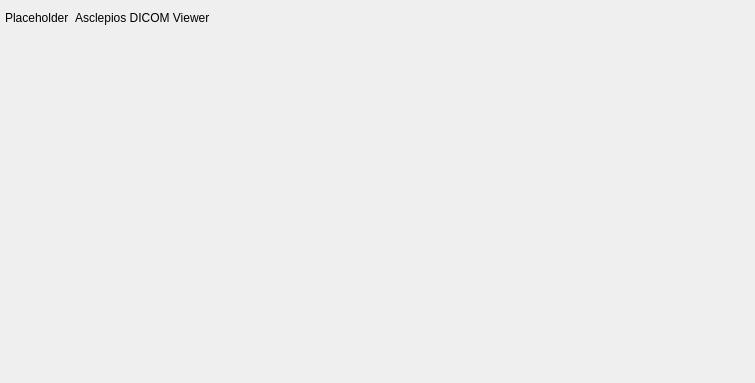
<?xml version="1.0" encoding="UTF-8"?>
<ui version="4.0">
 <class>guiClass</class>
 <widget class="QMainWindow" name="guiClass">
  <property name="geometry">
   <rect>
    <x>0</x>
    <y>0</y>
    <width>755</width>
    <height>383</height>
   </rect>
  </property>
  <property name="windowTitle">
   <string>gui</string>
  </property>
  <property name="styleSheet">
   <string notr="true">#minimizeButton {
  image: url(:/res/minimize-button1.png);
}

#minimizeButton, #maximizeButton {
  background-color: transparent;
  border-radius: 0px;
}

#minimizeButton:hover, #maximizeButton:hover {
  border-style: none;
  background-color: #80c7c7c7;
}

#minimizeButton:pressed, #maximizeButton:pressed {
  border-style: none;
  background-color: #80808080;
}

#closeButton {
  image: url(:/res/close-button1.png);
  background-color: transparent;
  border-radius: 0px;
}

#closeButton:hover {
  image: url(:/res/close-button2.png);
  border-style: none;
  background-color: #e81123;
}

#closeButton:pressed {
  image: url(:/res/close-button1.png);
  border-style: none;
  background-color: #8c0a15;
}

#label {
  color: &quot;#fefefe&quot;;
}</string>
  </property>
  <widget class="QWidget" name="centralWidget">
   <layout class="QVBoxLayout" name="verticalLayout">
    <property name="spacing">
     <number>5</number>
    </property>
    <property name="leftMargin">
     <number>5</number>
    </property>
    <property name="topMargin">
     <number>5</number>
    </property>
    <property name="rightMargin">
     <number>5</number>
    </property>
    <property name="bottomMargin">
     <number>5</number>
    </property>
    <item>
     <layout class="QHBoxLayout" name="horizontalLayout">
      <item>
       <widget class="QLabel" name="icon">
        <property name="text">
         <string>Placeholder</string>
        </property>
       </widget>
      </item>
      <item>
       <widget class="QLabel" name="labelTitle">
        <property name="text">
         <string>Asclepios DICOM Viewer</string>
        </property>
       </widget>
      </item>
      <item>
       <spacer name="horizontalSpacer">
        <property name="orientation">
         <enum>Qt::Horizontal</enum>
        </property>
        <property name="sizeHint" stdset="0">
         <size>
          <width>40</width>
          <height>20</height>
         </size>
        </property>
       </spacer>
      </item>
      <item>
       <widget class="QPushButton" name="minimizeButton">
        <property name="sizePolicy">
         <sizepolicy hsizetype="Fixed" vsizetype="Fixed">
          <horstretch>0</horstretch>
          <verstretch>0</verstretch>
         </sizepolicy>
        </property>
        <property name="minimumSize">
         <size>
          <width>45</width>
          <height>26</height>
         </size>
        </property>
        <property name="maximumSize">
         <size>
          <width>45</width>
          <height>26</height>
         </size>
        </property>
        <property name="focusPolicy">
         <enum>Qt::NoFocus</enum>
        </property>
        <property name="contextMenuPolicy">
         <enum>Qt::NoContextMenu</enum>
        </property>
        <property name="toolTip">
         <string>Minimize</string>
        </property>
        <property name="iconSize">
         <size>
          <width>34</width>
          <height>26</height>
         </size>
        </property>
       </widget>
      </item>
      <item>
       <widget class="QPushButton" name="maximizeButton">
        <property name="sizePolicy">
         <sizepolicy hsizetype="Fixed" vsizetype="Fixed">
          <horstretch>0</horstretch>
          <verstretch>0</verstretch>
         </sizepolicy>
        </property>
        <property name="minimumSize">
         <size>
          <width>45</width>
          <height>26</height>
         </size>
        </property>
        <property name="maximumSize">
         <size>
          <width>45</width>
          <height>26</height>
         </size>
        </property>
        <property name="focusPolicy">
         <enum>Qt::NoFocus</enum>
        </property>
        <property name="contextMenuPolicy">
         <enum>Qt::NoContextMenu</enum>
        </property>
        <property name="toolTip">
         <string>Maximize</string>
        </property>
        <property name="iconSize">
         <size>
          <width>34</width>
          <height>26</height>
         </size>
        </property>
       </widget>
      </item>
      <item>
       <widget class="QPushButton" name="closeButton">
        <property name="sizePolicy">
         <sizepolicy hsizetype="Fixed" vsizetype="Fixed">
          <horstretch>0</horstretch>
          <verstretch>0</verstretch>
         </sizepolicy>
        </property>
        <property name="minimumSize">
         <size>
          <width>45</width>
          <height>26</height>
         </size>
        </property>
        <property name="maximumSize">
         <size>
          <width>45</width>
          <height>26</height>
         </size>
        </property>
        <property name="focusPolicy">
         <enum>Qt::NoFocus</enum>
        </property>
        <property name="contextMenuPolicy">
         <enum>Qt::NoContextMenu</enum>
        </property>
        <property name="toolTip">
         <string>Close</string>
        </property>
        <property name="iconSize">
         <size>
          <width>34</width>
          <height>26</height>
         </size>
        </property>
       </widget>
      </item>
     </layout>
    </item>
    <item>
     <spacer name="verticalSpacer">
      <property name="orientation">
       <enum>Qt::Vertical</enum>
      </property>
      <property name="sizeHint" stdset="0">
       <size>
        <width>20</width>
        <height>40</height>
       </size>
      </property>
     </spacer>
    </item>
   </layout>
  </widget>
 </widget>
 <layoutdefault spacing="6" margin="11"/>
 <resources>
  <include location="gui.qrc"/>
 </resources>
 <connections/>
</ui>
